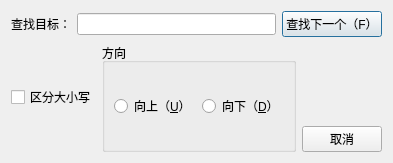
<?xml version="1.0" encoding="UTF-8"?>
<ui version="4.0">
 <class>SearchDialog</class>
 <widget class="QDialog" name="SearchDialog">
  <property name="geometry">
   <rect>
    <x>0</x>
    <y>0</y>
    <width>381</width>
    <height>163</height>
   </rect>
  </property>
  <property name="windowTitle">
   <string>查找</string>
  </property>
  <layout class="QGridLayout" name="gridLayout">
   <item row="0" column="0">
    <layout class="QVBoxLayout" name="verticalLayout_2">
     <item>
      <layout class="QHBoxLayout" name="horizontalLayout_3">
       <item>
        <layout class="QHBoxLayout" name="horizontalLayout">
         <item>
          <widget class="QLabel" name="label">
           <property name="text">
            <string>查找目标：</string>
           </property>
          </widget>
         </item>
         <item>
          <widget class="QLineEdit" name="lineEdit"/>
         </item>
        </layout>
       </item>
       <item>
        <widget class="QPushButton" name="btFindNext">
         <property name="text">
          <string>查找下一个（F）</string>
         </property>
        </widget>
       </item>
      </layout>
     </item>
     <item>
      <layout class="QHBoxLayout" name="horizontalLayout_4" stretch="1,1,10">
       <property name="sizeConstraint">
        <enum>QLayout::SizeConstraint::SetDefaultConstraint</enum>
       </property>
       <item>
        <widget class="QCheckBox" name="checkBox">
         <property name="text">
          <string>区分大小写</string>
         </property>
        </widget>
       </item>
       <item>
        <widget class="QGroupBox" name="groupBox">
         <property name="title">
          <string>方向</string>
         </property>
         <layout class="QHBoxLayout" name="horizontalLayout_2">
          <item>
           <widget class="QRadioButton" name="rbUp">
            <property name="text">
             <string>向上（&amp;U）</string>
            </property>
           </widget>
          </item>
          <item>
           <widget class="QRadioButton" name="rbDown">
            <property name="text">
             <string>向下（&amp;D）</string>
            </property>
           </widget>
          </item>
         </layout>
        </widget>
       </item>
       <item>
        <layout class="QVBoxLayout" name="verticalLayout">
         <item>
          <spacer name="verticalSpacer">
           <property name="orientation">
            <enum>Qt::Orientation::Vertical</enum>
           </property>
           <property name="sizeHint" stdset="0">
            <size>
             <width>20</width>
             <height>40</height>
            </size>
           </property>
          </spacer>
         </item>
         <item>
          <widget class="QPushButton" name="btCancel">
           <property name="text">
            <string>取消</string>
           </property>
          </widget>
         </item>
        </layout>
       </item>
      </layout>
     </item>
    </layout>
   </item>
  </layout>
 </widget>
 <resources/>
 <connections/>
</ui>
